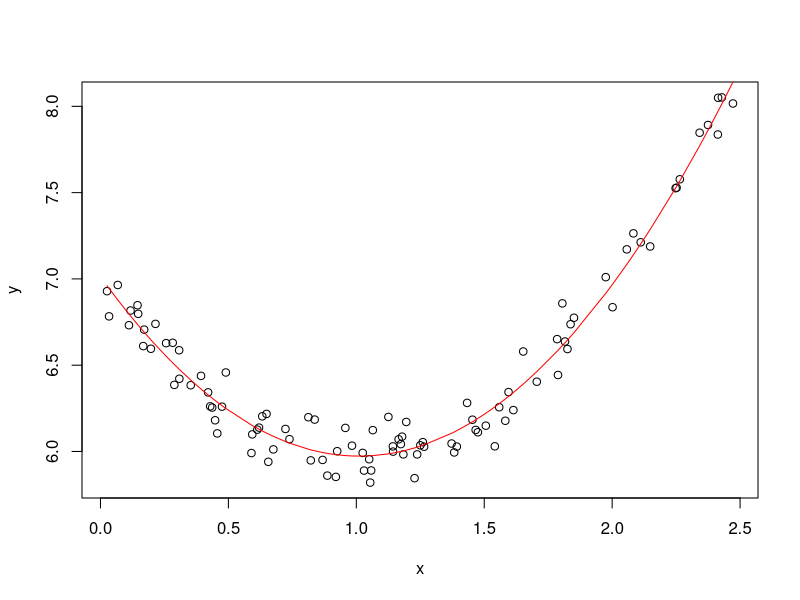
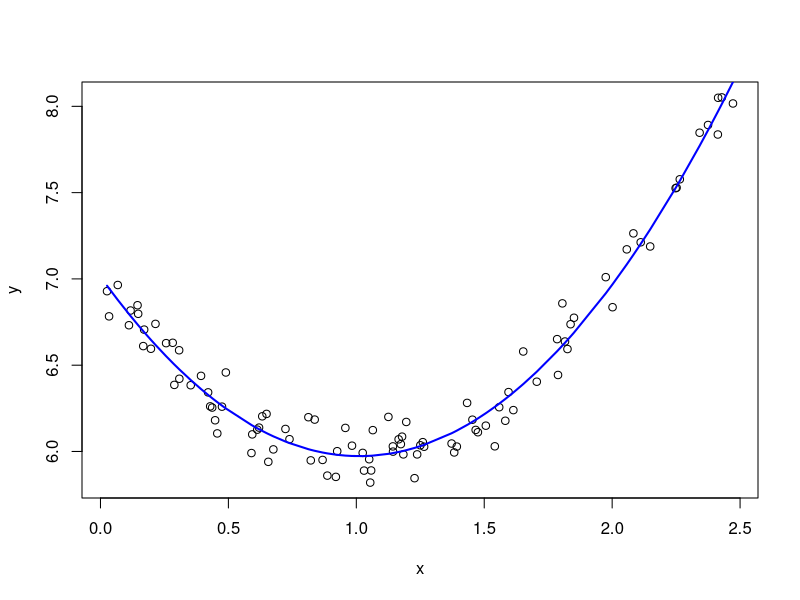

Recreate these plots in R, in order.
## ---- chunk 1
n = 100
x = sort(2.5 * runif(n))
y = x^2 - 2*x + 7 + rnorm(n, sd = 0.1)

fit1 = lm(y ~ x + I(x^2))

plot(x, y)
lines(x, predict(fit1), col = "red")
## ---- chunk 2
d = data.frame(y, x, xsquared = x^2)

# Above- calculated directly in model
# fit1 = lm(y ~ x + I(x^2))
# `y ~ .` means model y as a linear function of every other variable in the data frame.
fit2 = lm(y ~ ., data = d)

plot(x, y)
lines(x, predict(fit2), col = "blue", lwd = 2)
## ---- chunk 3
fit1
fit2
## ---- chunk 4
debt_type = c("Conduit revenue bond"
    , "Special assessment bond"
    , "Certificates of participation/leases"
    , "Tax allocation Bond"
)

# grepl("lease", debt_type)

# 123 GO - write sequence: 
grepl("bond", debt_type)
## ---- chunk 5
grepl("bond", debt_type, ignore.case = TRUE)
